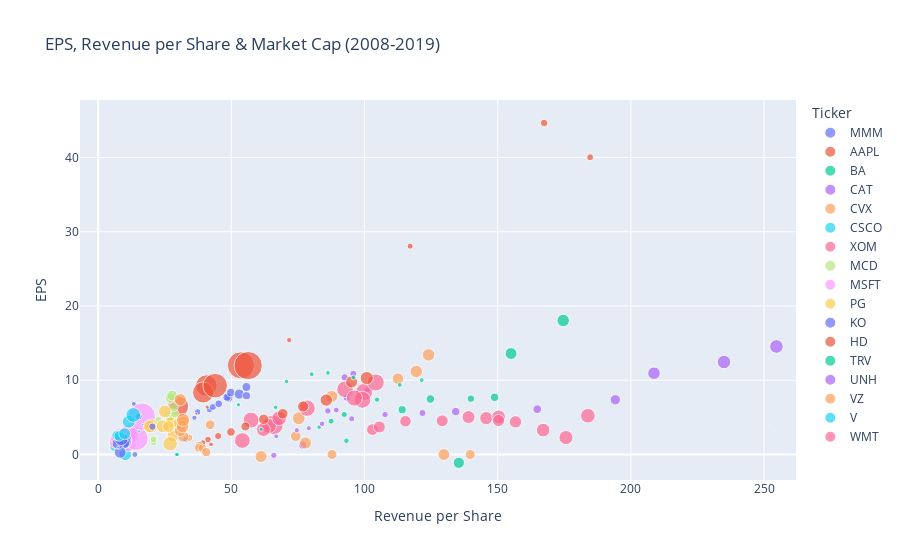

Notebook source saved alongside this figure:
### Markdown cell above
# Data Visualization Plots

### Code cell
# EPS, Revenue per Share & Market Cap (2008-2019)
px.scatter(
    df_copy,
    x="Revenue per Share",
    y="EPS",
    size="Market Cap",
    color="Ticker",
    title="EPS, Revenue per Share & Market Cap (2008-2019)"
)

### Figure 1 — Plotly figure (JSON) as saved in the notebook; plotly's stock layout.template omitted (floating-point values rounded to 4 significant figures)
{"data": [{"hovertemplate": "Ticker=MMM<br>Revenue per Share=%{x}<br>EPS=%{y}<br>Market Cap=%{marker.size}<extra></extra>", "legendgroup": "MMM", "marker": {"color": "#636efa", "size": [37599210000, 56343000000, 62405928000, 61880390000, 69945120000, 87320000000.0, 105365160000, 94465600000, 106076474000, 150295150000, 117270395000, 93768270000], "sizemode": "area", "sizeref": 2875000000.0, "symbol": "circle"}, "mode": "markers", "name": "MMM", "showlegend": true, "type": "scatter", "x": [36.15, 33.01, 37.36, 41.79, 43.1, 45.27, 49.02, 48.39, 49.79, 52.98, 55.68, 55.69], "xaxis": "x", "y": [4.95, 2.04, 5.72, 6.05, 6.4, 6.83, 7.63, 7.72, 8.35, 8.13, 9.09, 7.92], "yaxis": "y"}, {"hovertemplate": "Ticker=AAPL<br>Revenue per Share=%{x}<br>EPS=%{y}<br>Market Cap=%{marker.size}<extra></extra>", "legendgroup": "AAPL", "marker": {"color": "#EF553B", "size": [11601750720, 25834952880, 40125419320, 53579236260, 80665445220, 70047556700, 639654472920, 663254372880, 643641973000, 869818586240, 1051729214480, 1150071557700], "sizemode": "area", "sizeref": 2875000000.0, "symbol": "circle"}, "mode": "markers", "name": "AAPL", "showlegend": true, "type": "scatter", "x": [36.84, 40.91, 71.72, 117.1, 167.4, 184.7, 30.04, 40.62, 39.42, 43.94, 53.6, 56.34], "xaxis": "x", "y": [5.48, 6.39, 15.41, 28.05, 44.64, 40.03, 6.49, 9.28, 8.35, 9.27, 12.01, 11.97], "yaxis": "y"}, {"hovertemplate": "Ticker=BA<br>Revenue per Share=%{x}<br>EPS=%{y}<br>Market Cap=%{marker.size}<extra></extra>", "legendgroup": "BA", "marker": {"color": "#00cc96", "size": [31055540000, 44395560000, 50884050000, 55182456000, 171557000, 96023617000, 105771212000, 82517297000, 105219735000, 203470275000, 224600000000.0, 182793820000], "sizemode": "area", "sizeref": 2875000000.0, "symbol": "circle"}, "mode": "markers", "name": "BA", "showlegend": true, "type": "scatter", "x": [82.98, 93.2, 87.49, 92.37, 107.8, 114.1, 124.7, 139.9, 148.8, 155.0, 174.6, 135.4], "xaxis": "x", "y": [3.68, 1.86, 4.49, 5.39, 5.15, 6.03, 7.47, 7.52, 7.7, 13.6, 18.05, -1.12], "yaxis": "y"}, {"hovertemplate": "Ticker=CAT<br>Revenue per Share=%{x}<br>EPS=%{y}<br>Market Cap=%{marker.size}<extra></extra>", "legendgroup": "CAT", "marker": {"color": "#ab63fa", "size": [18818500, 32127600, 60420000000.0, 71214450000, 64378990000, 60132640000, 49357484000, 36989232000, 56554397000, 96913168000, 76950000000.0, 76023792000], "sizemode": "area", "sizeref": 2875000000.0, "symbol": "circle"}, "mode": "markers", "name": "CAT", "showlegend": true, "type": "scatter", "x": [84.14, 52.66, 67.44, 93.24, 100.9, 86.26, 89.41, 79.1, 65.95, 76.82, 92.53, 95.8], "xaxis": "x", "y": [5.83, 1.45, 4.28, 7.64, 8.71, 5.87, 5.99, 3.54, -0.11, 1.27, 10.39, 10.85], "yaxis": "y"}, {"hovertemplate": "Ticker=CVX<br>Revenue per Share=%{x}<br>EPS=%{y}<br>Market Cap=%{marker.size}<extra></extra>", "legendgroup": "CVX", "marker": {"color": "#FFA15A", "size": [144552742240, 143643783960, 201649500000, 227077500000, 223234650000, 193166520000, 161525960000, 209438860000, 235808090000, 214492980000, 209654800000], "sizemode": "area", "sizeref": 2875000000.0, "symbol": "circle"}, "mode": "markers", "name": "CVX", "showlegend": true, "type": "scatter", "x": [139.7, 87.81, 129.8, 124.1, 119.4, 112.6, 74.17, 61.15, 75.3, 87.69, 77.85], "xaxis": "x", "y": [0, 0, 0, 13.42, 11.18, 10.21, 2.46, -0.27, 4.88, 7.81, 1.55], "yaxis": "y"}, {"hovertemplate": "Ticker=CSCO<br>Revenue per Share=%{x}<br>EPS=%{y}<br>Market Cap=%{marker.size}<extra></extra>", "legendgroup": "CSCO", "marker": {"color": "#19d3f3", "size": [144921060000, 128565680000, 116474240000, 87026460000, 103963200000, 127000000000.0, 129279800000, 128569760000, 159573740000, 158015400000, 225400000000.0, 208134900000], "sizemode": "area", "sizeref": 2875000000.0, "symbol": "circle"}, "mode": "markers", "name": "CSCO", "showlegend": true, "type": "scatter", "x": [6.605, 6.197, 6.985, 7.817, 8.577, 9.121, 9.007, 9.632, 9.746, 9.582, 10.2, 11.75], "xaxis": "x", "y": [1.35, 1.05, 1.36, 1.17, 1.5, 1.87, 1.5, 1.76, 2.13, 1.92, 0.02, 2.63], "yaxis": "y"}, {"hovertemplate": "Ticker=XOM<br>Revenue per Share=%{x}<br>EPS=%{y}<br>Market Cap=%{marker.size}<extra></extra>", "legendgroup": "XOM", "marker": {"color": "#FF6692", "size": [393900000000.0, 561574463643, 385866150000, 416336300000, 419620760000, 415341810000, 374332440000, 326658600000, 354460220000, 369335680000, 308678300000, 276653300000], "sizemode": "area", "sizeref": 2875000000.0, "symbol": "circle"}, "mode": "markers", "name": "XOM", "showlegend": true, "type": "scatter", "x": [92.68, 65.8, 78.45, 99.88, 104.2, 99.18, 96.2, 64.08, 54.13, 57.42, 67.97, 62.05], "xaxis": "x", "y": [8.78, 3.99, 6.24, 8.43, 9.7, 7.37, 7.6, 3.85, 1.88, 4.63, 4.88, 3.36], "yaxis": "y"}, {"hovertemplate": "Ticker=MCD<br>Revenue per Share=%{x}<br>EPS=%{y}<br>Market Cap=%{marker.size}<extra></extra>", "legendgroup": "MCD", "marker": {"color": "#B6E880", "size": [65330520000, 68173560000, 78116480000, 101857949000, 95626167000, 93649920000, 90637420000, 116278932000, 105108288000, 139260352000, 141453414000, 163886058000], "sizemode": "area", "sizeref": 2875000000.0, "symbol": "circle"}, "mode": "markers", "name": "MCD", "showlegend": true, "type": "scatter", "x": [20.89, 20.82, 22.58, 26.17, 27.29, 28.15, 27.99, 27.05, 28.82, 28.26, 27.02, 27.8], "xaxis": "x", "y": [1.625, 2.05, 4.64, 5.33, 5.41, 5.59, 4.85, 4.82, 5.49, 6.43, 7.61, 7.95], "yaxis": "y"}, {"hovertemplate": "Ticker=MSFT<br>Revenue per Share=%{x}<br>EPS=%{y}<br>Market Cap=%{marker.size}<extra></extra>", "legendgroup": "MSFT", "marker": {"color": "#FF97FF", "size": [244673440000, 212980450000, 227463530000, 232626000000, 248857440000, 266743750000, 361670420000, 383337760000, 449189000000, 565767840000, 811349000000, 1076905550000], "sizemode": "area", "sizeref": 2875000000.0, "symbol": "circle"}, "mode": "markers", "name": "MSFT", "showlegend": true, "type": "scatter", "x": [6.477, 6.533, 7.09, 8.238, 8.781, 9.295, 10.46, 11.44, 10.77, 11.61, 14.33, 16.4], "xaxis": "x", "y": [1.9, 1.63, 2.13, 2.73, 2.02, 2.61, 2.66, 1.49, 2.12, 2.74, 2.15, 5.11], "yaxis": "y"}, {"hovertemplate": "Ticker=PG<br>Revenue per Share=%{x}<br>EPS=%{y}<br>Market Cap=%{marker.size}<extra></extra>", "legendgroup": "PG", "marker": {"color": "#FECB52", "size": [277300000000.0, 229200000000.0, 177412928000, 172417960000, 179100000000.0, 220638876000, 212579568000, 209858463000, 230998851000, 234374601000, 202849860000, 301458476000], "sizemode": "area", "sizeref": 2875000000.0, "symbol": "circle"}, "mode": "markers", "name": "PG", "showlegend": true, "type": "scatter", "x": [20.05, 19.39, 27.21, 29.44, 30.41, 30.69, 30.54, 28.13, 24.19, 25.04, 26.42, 27.03], "xaxis": "x", "y": [3.86, 3.76, 4.32, 4.12, 3.82, 4.04, 4.19, 2.5, 3.8, 5.8, 3.75, 1.45], "yaxis": "y"}, {"hovertemplate": "Ticker=KO<br>Revenue per Share=%{x}<br>EPS=%{y}<br>Market Cap=%{marker.size}<extra></extra>", "legendgroup": "KO", "marker": {"color": "#636efa", "size": [49420000000.0, 35570000000.0, 71801880000, 77039320000, 168900000000, 169245780000, 180612790000, 186787840000, 178637460000, 202535520000, 203835740000, 251685360000], "sizemode": "area", "sizeref": 2875000000.0, "symbol": "circle"}, "mode": "markers", "name": "KO", "showlegend": true, "type": "scatter", "x": [13.81, 13.39, 15.22, 20.38, 10.66, 10.57, 10.49, 10.18, 9.697, 8.289, 7.48, 8.715], "xaxis": "x", "y": [0, 6.824, 5.12, 3.75, 2, 1.94, 1.62, 1.69, 1.51, 0.29, 1.51, 2.09], "yaxis": "y"}, {"hovertemplate": "Ticker=HD<br>Revenue per Share=%{x}<br>EPS=%{y}<br>Market Cap=%{marker.size}<extra></extra>", "legendgroup": "HD", "marker": {"color": "#EF553B", "size": [31772980000, 52778880000, 60580480000, 73773260000, 105634530000, 118089750000, 155301660000, 160518900000, 178094390000, 217906440000, 209208000000, 249138420000], "sizemode": "area", "sizeref": 2875000000.0, "symbol": "circle"}, "mode": "markers", "name": "HD", "showlegend": true, "type": "scatter", "x": [42.38, 39.32, 41.26, 45.07, 49.87, 55.31, 62.16, 69.32, 76.97, 85.66, 95.17, 100.8], "xaxis": "x", "y": [1.37, 1.58, 2.03, 2.49, 3.03, 3.78, 4.74, 5.49, 6.47, 7.33, 9.78, 10.29], "yaxis": "y"}, {"hovertemplate": "Ticker=TRV<br>Revenue per Share=%{x}<br>EPS=%{y}<br>Market Cap=%{marker.size}<extra></extra>", "legendgroup": "TRV", "marker": {"color": "#00cc96", "size": [23184000000, 28983240000, 26593465000, 24162138000, 29961396000, 30497908000, 34835416000, 33250000000.0, 33854631000, 41046720000, 33660312000, 34892000000], "sizemode": "area", "sizeref": 2875000000.0, "symbol": "circle"}, "mode": "markers", "name": "TRV", "showlegend": true, "type": "scatter", "x": [29.46, 29.6, 52.7, 61.2, 66.65, 70.73, 80.17, 86.28, 95.89, 104.7, 113.2, 121.5], "xaxis": "x", "y": [0, 0, 6.69, 3.4, 6.35, 9.84, 10.82, 10.99, 10.39, 7.39, 9.37, 10.01], "yaxis": "y"}, {"hovertemplate": "Ticker=UNH<br>Revenue per Share=%{x}<br>EPS=%{y}<br>Market Cap=%{marker.size}<extra></extra>", "legendgroup": "UNH", "marker": {"color": "#ab63fa", "size": [34392620000, 38544000000, 45841600000, 54644900000, 57594160000, 73236800000, 103275000000, 109747480000, 154309680000, 228130600000, 260366310000, 267200000000.0], "sizemode": "area", "sizeref": 2875000000.0, "symbol": "circle"}, "mode": "markers", "name": "UNH", "showlegend": true, "type": "scatter", "x": [66.87, 74.6, 84.07, 95.2, 107.7, 121.8, 134.2, 164.9, 194.2, 208.7, 234.9, 254.6], "xaxis": "x", "y": [2.45, 3.27, 4.14, 4.81, 5.38, 5.59, 5.78, 6.1, 7.37, 10.95, 12.45, 14.55], "yaxis": "y"}, {"hovertemplate": "Ticker=VZ<br>Revenue per Share=%{x}<br>EPS=%{y}<br>Market Cap=%{marker.size}<extra></extra>", "legendgroup": "VZ", "marker": {"color": "#FFA15A", "size": [79800490000, 78383190000, 100832900000, 106549130000, 124419330000, 136507580000, 181651540000, 204127450000, 201429600000, 220127600000, 222912000000, 245631680000], "sizemode": "area", "sizeref": 2875000000.0, "symbol": "circle"}, "mode": "markers", "name": "VZ", "showlegend": true, "type": "scatter", "x": [34.17, 37.95, 37.66, 39.14, 40.6, 42.06, 31.98, 32.22, 30.88, 30.86, 31.7, 31.87], "xaxis": "x", "y": [2.26, 1.29, 0.9, 0.85, 0.31, 4.01, 2.42, 4.38, 3.22, 7.37, 3.76, 4.66], "yaxis": "y"}, {"hovertemplate": "Ticker=V<br>Revenue per Share=%{x}<br>EPS=%{y}<br>Market Cap=%{marker.size}<extra></extra>", "legendgroup": "V", "marker": {"color": "#19d3f3", "size": [11356500000, 14330000000.0, 9418280000, 1664600000, 1417780000, 1426880000, 1538160000, 151591320000, 156711320000, 203023800000, 237905920000, 312253500000], "sizemode": "area", "sizeref": 2875000000.0, "symbol": "circle"}, "mode": "markers", "name": "V", "showlegend": true, "type": "scatter", "x": [7.478, 15.32, 16.73, 131.3, 254.2, 420.6, 488.5, 7.103, 7.913, 9.95, 11.5, 13.19], "xaxis": "x", "y": [0.96, 3.11, 4.03, 5.18, 3.17, 7.61, 8.65, 2.58, 2.49, 2.8, 4.43, 5.32], "yaxis": "y"}, {"hovertemplate": "Ticker=WMT<br>Revenue per Share=%{x}<br>EPS=%{y}<br>Market Cap=%{marker.size}<extra></extra>", "legendgroup": "WMT", "marker": {"color": "#FF6692", "size": [197146950000, 207178940000, 190002320000, 203517200000, 242050760000, 244194300000, 271190800000, 213137220000, 219400000000.0, 265866150000, 286836970000, 306888000000], "sizemode": "area", "sizeref": 2875000000.0, "symbol": "circle"}, "mode": "markers", "name": "WMT", "showlegend": true, "type": "scatter", "x": [103.0, 105.6, 115.4, 129.2, 139.1, 145.7, 150.4, 150.3, 156.7, 167.1, 175.6, 183.8], "xaxis": "x", "y": [3.36, 3.71, 4.48, 4.54, 5.04, 4.9, 5.07, 4.58, 4.4, 3.29, 2.28, 5.22], "yaxis": "y"}], "layout": {"autosize": true, "legend": {"itemsizing": "constant", "title": {"text": "Ticker"}, "tracegroupgap": 0}, "title": {"text": "EPS, Revenue per Share & Market Cap (2008-2019)"}, "xaxis": {"anchor": "y", "autorange": false, "domain": [0, 1], "range": [-6.798, 262.0], "title": {"text": "Revenue per Share"}, "type": "linear"}, "yaxis": {"anchor": "x", "autorange": false, "domain": [0, 1], "range": [-3.433, 47.74], "title": {"text": "EPS"}, "type": "linear"}}}
